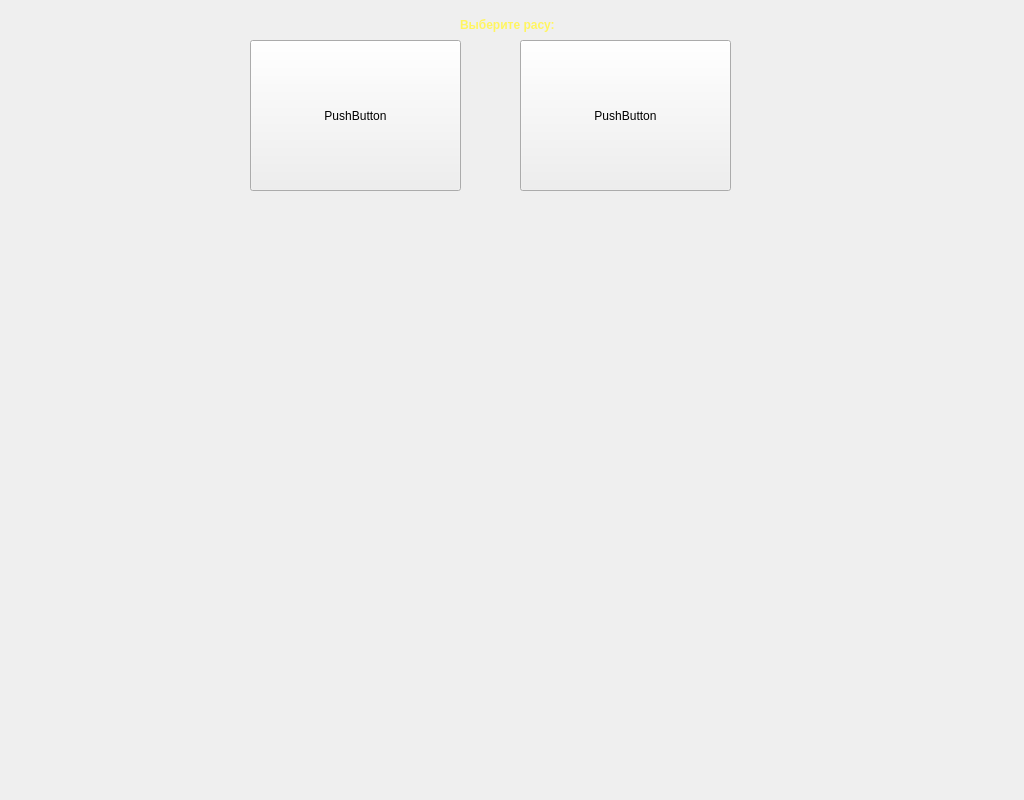
<?xml version="1.0" encoding="UTF-8"?>
<ui version="4.0">
 <class>RecruitmentScene</class>
 <widget class="QWidget" name="RecruitmentScene">
  <property name="geometry">
   <rect>
    <x>0</x>
    <y>0</y>
    <width>1024</width>
    <height>800</height>
   </rect>
  </property>
  <property name="windowTitle">
   <string>Form</string>
  </property>
  <widget class="QPushButton" name="pushButton">
   <property name="geometry">
    <rect>
     <x>250</x>
     <y>40</y>
     <width>211</width>
     <height>151</height>
    </rect>
   </property>
   <property name="cursor">
    <cursorShape>PointingHandCursor</cursorShape>
   </property>
   <property name="text">
    <string>PushButton</string>
   </property>
  </widget>
  <widget class="QLabel" name="label">
   <property name="geometry">
    <rect>
     <x>460</x>
     <y>10</y>
     <width>111</width>
     <height>31</height>
    </rect>
   </property>
   <property name="text">
    <string>&lt;html&gt;&lt;head/&gt;&lt;body&gt;&lt;p&gt;&lt;span style=&quot; font-weight:600; color:#fff560;&quot;&gt;Выберите расу:&lt;/span&gt;&lt;/p&gt;&lt;/body&gt;&lt;/html&gt;</string>
   </property>
  </widget>
  <widget class="QPushButton" name="pushButton_2">
   <property name="geometry">
    <rect>
     <x>520</x>
     <y>40</y>
     <width>211</width>
     <height>151</height>
    </rect>
   </property>
   <property name="text">
    <string>PushButton</string>
   </property>
  </widget>
 </widget>
 <resources/>
 <connections/>
</ui>
